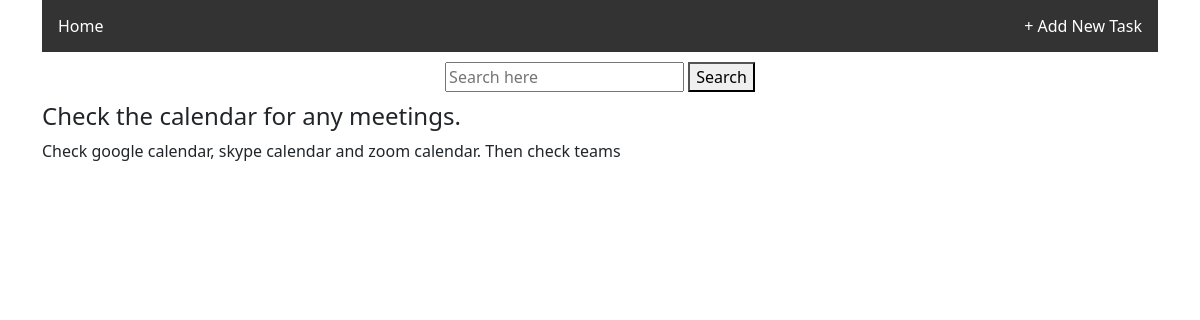
The app's page /12/ with its own data.
### todoapp/models.py (models this page shows, shortened)
class Item(models.Model):
    task = models.CharField(max_length=150)
    task_description = models.TextField()

### todoapp/views.py (the view)
# urls.py: path("<int:pk>/", TaskDetailView.as_view(),name="task_detail"),
class TaskDetailView(DetailView):
	model = Item
	template_name = 'todoapp/taskdescription.html'

### todoapp/templates/todoapp/taskdescription.html
{% extends 'todoapp/home.html'%}
{% block content%}
	<div class="container">
		<h4>{{item.task}}</h4>
		<p>
			{{item.task_description}}
		</p>
	</div>
{%endblock content%}

### records on screen
Item: task "Check the calendar for any meetings.", task_description "Check google calendar, skype calendar and zoom calendar. Then check teams"
